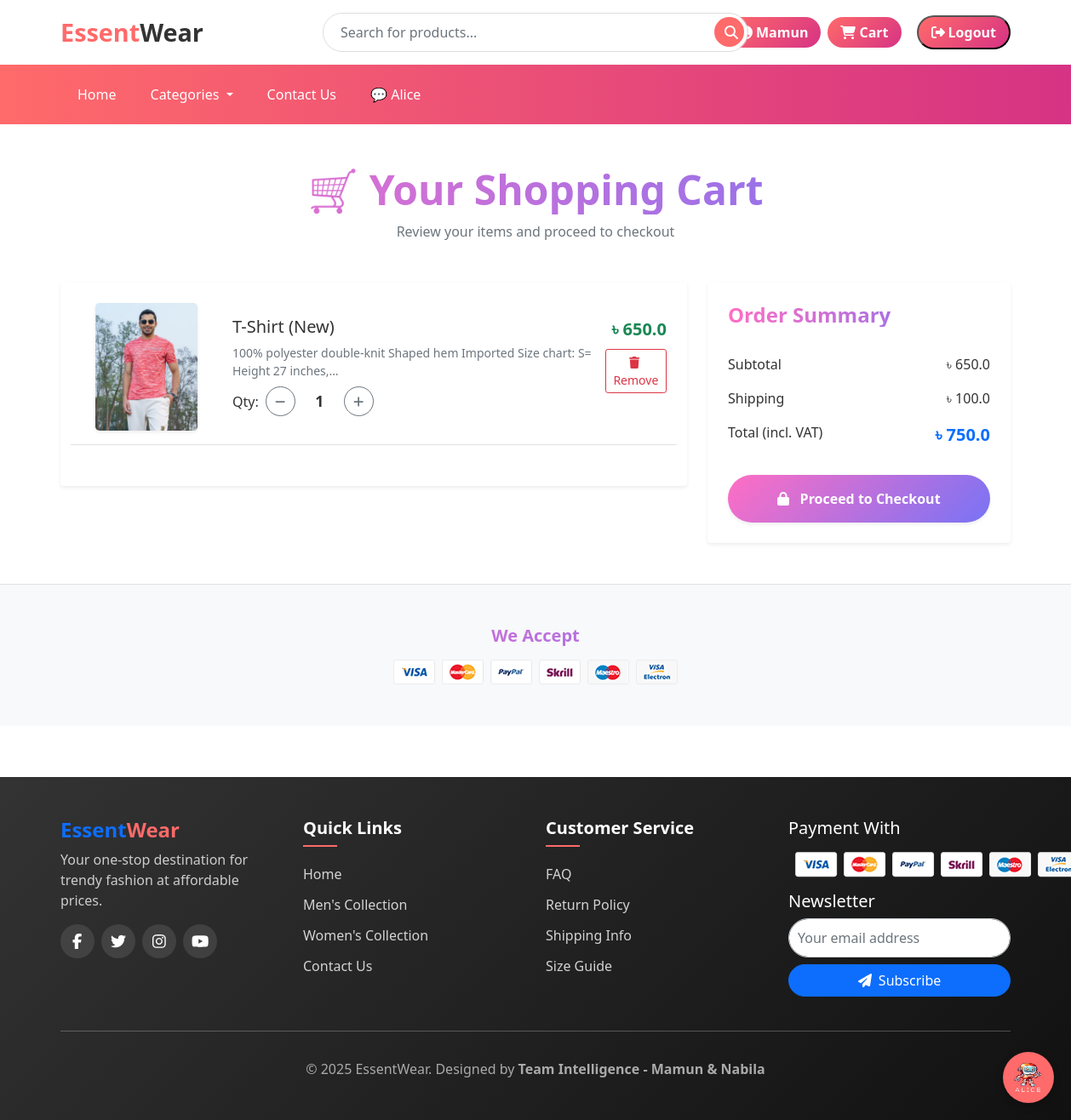
The app's page /cart/ (signed in) with its own data.
### app/models.py (models this page shows, shortened)
class Cart(models.Model):
    user = models.ForeignKey(User, on_delete=models.CASCADE)
    product = models.ForeignKey(Product, on_delete=models.CASCADE)
    quantity = models.PositiveIntegerField(default=1)

class Product(models.Model):
    title = models.CharField(max_length=100)
    selling_price = models.FloatField()
    discounted_price = models.FloatField()
    description = models.TextField(default='null')
    category = models.CharField(choices=CATEGORY_CHOICES, max_length=2)
    p_image = models.ImageField(upload_to='product_img')
    owner = models.ForeignKey(User, on_delete=models.CASCADE, related_name='products',null=True, blank=True) # Added owner field
    quantity = models.PositiveIntegerField(default=0)  # 🧮 নতুন field

### app/views.py (the view)
# urls.py: path('cart/', views.show_cart, name='showcart'),
@login_required
def show_cart(request):
 if request.user.is_authenticated:
  user = request.user
  cart = Cart.objects.filter(user=user)
  amount = 0.0
  shiiping_amount = 100.0
  total_amount = 0.0
  cart_product = [p for p in Cart.objects.all() if p.user == user]
  if cart_product:
   for p in cart_product:
    tempamount = (p.quantity * p.product.discounted_price)
    amount += tempamount
    total_amount = amount + shiiping_amount
   return render(request, 'app/cart/addtocart.html', {'cart': cart, 'totalamount': total_amount, 'amount': amount, 'shipingamount': shiiping_amount})
  else:
   return render(request, 'app/cart/emptycart.html')

### app/templates/app/cart/addtocart.html (shortened to what this page needs)
{% extends 'app/base.html' %}
{% load static %}
{% block main-content %}
<div class="container my-5">
  <div class="text-center mb-5">
    <h1 class="fw-bold display-5 text-gradient">🛒 Your Shopping Cart</h1>
    <p class="text-muted">Review your items and proceed to checkout</p>
  </div>
  <div class="row g-4">
    <div class="col-lg-8">
      <div class="card shadow-sm border-0 rounded-4">
        <div class="card-body p-4">
          {% if cart %}
            {% for c in cart %}
            <div class="cart-item row align-items-center mb-4 pb-3 border-bottom">
              <div class="col-md-3 text-center">
                <img src="{{ c.product.p_image.url }}" alt="{{ c.product.title }}"
                     class="img-fluid rounded-3 shadow-sm" style="max-height:150px;">
              </div>
              <div class="col-md-9">
                <div class="d-flex justify-content-between align-items-start">
                  <div>
                    <h5 class="fw-semibold">{{ c.product.title }}</h5>
                    <p class="text-muted small mb-2">{{ c.product.description|truncatechars:80 }}</p>
                    <div class="d-flex align-items-center mt-2">
                      <label class="me-2 fw-semibold">Qty:</label>
                      <button pid="{{ c.product.id }}" class="btn btn-outline-secondary btn-sm minus-cart">
                        <i class="fas fa-minus"></i>
                      </button>
                      <span class="mx-3 fw-bold quantity">{{ c.quantity }}</span>
                      <button pid="{{ c.product.id }}" class="btn btn-outline-secondary btn-sm plus-cart">
                        <i class="fas fa-plus"></i>
                      </button>
                    </div>
                  </div>
                  <div class="text-end">
                    <p class="fw-bold text-success fs-5 mb-2">৳ {{ c.product.discounted_price }}</p>
                    <button pid="{{ c.product.id }}" class="btn btn-outline-danger btn-sm remove-cart">
                      <i class="fas fa-trash me-1"></i> Remove
                    </button>
                  </div>
                </div>
              </div>
            </div>
            {% endfor %}
          {% else %}
            <p class="text-center text-muted mt-4">Your cart is empty 😢</p>
          {% endif %}
        </div>
      </div>
    </div>
    <div class="col-lg-4">
      <div class="card border-0 shadow-sm rounded-4 position-sticky" style="top: 100px;">
        <div class="card-body p-4">
          <h4 class="fw-bold mb-4 text-gradient">Order Summary</h4>
          <ul class="list-group list-group-flush mb-4">
            <li class="list-group-item d-flex justify-content-between border-0 px-0">
              <span>Subtotal</span>
              <span class="fw-semibold">৳ <span id="amount">{{ amount }}</span></span>
            </li>
            <li class="list-group-item d-flex justify-content-between border-0 px-0">
              <span>Shipping</span>
              <span class="fw-semibold">৳ {{ shipingamount }}</span>
            </li>
            <li class="list-group-item d-flex justify-content-between border-0 px-0">
              <span>Total (incl. VAT)</span>
              <span class="fw-bold fs-5 text-primary">৳ <span id="totalamount">{{ totalamount }}</span></span>
            </li>
          </ul>
          <a href="{% url 'checkout' %}"
             class="btn w-100 py-3 fw-bold text-white btn-gradient rounded-pill shadow-sm">
             <i class="fas fa-lock me-2"></i> Proceed to Checkout
          </a>
        </div>
      </div>
    </div>
  </div>
</div>
<footer class="mt-5 py-5 bg-light border-top">
  <div class="container text-center">
    <h5 class="fw-bold mb-3 text-gradient">We Accept</h5>
    <img src="{% static 'app/images/payment.png' %}" alt="Payment Methods" class="img-fluid" style="max-height:60px;">
  </div>
</footer>
{% endblock main-content %}

### app/templates/app/base.html (shortened to what this page needs)
<!doctype html>
{% load static %}
<html lang="en">
<head>
  <link href="https://cdn.jsdelivr.net/npm/bootstrap@5.0.0-beta1/dist/css/bootstrap.min.css" rel="stylesheet">
  <link rel="stylesheet" href="{% static 'app/css/owl.carousel.min.css' %}">
  <link rel="stylesheet" href="{% static 'app/css/all.min.css' %}">
  <link rel="stylesheet" href="{% static 'app/css/style.css' %}">
</head>
<body>
  <div class="main-header">
    <div class="container">
      <div class="row align-items-center">
        <div class="col-md-3">
          <a class="brand-logo" href="/">Essent<span>Wear</span></a>
        </div>
        <div class="col-md-6">
          <form method="GET" action="{% url 'search_products' %}" class="search-container d-flex">
            <input type="text" name="q" placeholder="Search for products..." class="form-control" required />
            <button type="submit" class="btn btn-primary ms-2"><i class="fas fa-search"></i></button>
          </form>
        </div>
        <div class="col-md-3">
          <div class="user-actions d-flex justify-content-end align-items-center">
            {% if not request.user.is_authenticated %}
            <a href="{% url 'customerregistration' %}" class="auth-btn">Register</a>
            <a href="{% url 'login' %}" class="auth-btn">Login</a>
            <a href="{% url 'showcart' %}" class="auth-btn">
              <i class="fas fa-shopping-cart me-1"></i> Cart
            </a>
            {% else %}
            <a href="{% url 'profile' %}" class="auth-btn">
               {{ request.user.username }}
            </a>
            <a href="{% url 'showcart' %}" class="auth-btn ms-2">
              <i class="fas fa-shopping-cart me-1"></i> Cart
            </a>
            <form method="POST" action="{% url 'logout' %}" class="d-inline ms-2">
              <button type="submit" class="auth-btn">
                <i class="fas fa-sign-out-alt me-1"></i> Logout
              </button>
            </form>
            {% endif %}
          </div>
        </div>
      </div>
    </div>
  </div>
  <nav class="navbar navbar-expand-lg navbar-dark main-navigation">
    <div class="container">
      <div class="collapse navbar-collapse" id="mainNav">
        <ul class="navbar-nav me-auto">
          <li class="nav-item"><a class="nav-link active" href="/">Home</a></li>
          <li class="nav-item dropdown">
            <a class="nav-link dropdown-toggle" href="#" id="categoriesDropdown" role="button" data-bs-toggle="dropdown" aria-expanded="false">
              Categories
            </a>
          </li>
          <li class="nav-item"><a class="nav-link" href="{% url 'contact-us' %}">Contact Us</a></li>
          <li class="nav-item"><a class="nav-link" href="{% url 'chatbot' %}">💬 Alice</a></li>
        </ul>
      </div>
    </div>
  </nav>
  <a href="{% url 'chatbot' %}" id="floating-button">
    <img src="{% static 'app/images/banner/logo2.png' %}" alt="Chat with Alice" />
  </a>
  {% block main-content %}{% endblock main-content %}
  <footer class="site-footer py-5">
    <div class="container">
      <div class="row">
        <div class="col-md-3 mb-4">
          <h4 class="fw-bold text-primary">Essent<span style="color: #ff6a6a">Wear</span></h4>
          <p style="color: #ccc">Your one-stop destination for trendy fashion at affordable prices.</p>
          <div class="d-flex gap-2 mt-3">
           <a href="https://www.facebook.com/" target="_blank" class="social-icon"><i class="fab fa-facebook-f"></i></a>
           <a href="https://twitter.com/" target="_blank" class="social-icon"><i class="fab fa-twitter"></i></a>
           <a href="https://www.instagram.com/" target="_blank" class="social-icon"><i class="fab fa-instagram"></i></a>
           <a href="https://www.youtube.com/" target="_blank" class="social-icon"><i class="fab fa-youtube"></i></a>
          </div>
        </div>
        <div class="col-md-3 mb-4 footer-links">
          <h5>Quick Links</h5>
          <ul>
            <li><a href="/">Home</a></li>
            <li><a href="{% url 'men' %}">Men's Collection</a></li>
            <li><a href="{% url 'women' %}">Women's Collection</a></li>
            <li><a href="{% url 'contact-us' %}">Contact Us</a></li>
          </ul>
        </div>
        <div class="col-md-3 mb-4 footer-links">
          <h5>Customer Service</h5>
          <ul>
            <li><a href="{% url 'faq' %}">FAQ</a></li>
            <li><a href="{% url 'return_policy' %}">Return Policy</a></li>
            <li><a href="{% url 'shipping_info' %}">Shipping Info</a></li>
            <li><a href="{% url 'size_guide' %}">Size Guide</a></li>
          </ul>
        </div>
        <div class="col-md-3 mb-4">
          <h5>Payment With</h5>
          <div class="payment-logos my-3">
            <img src="{% static 'app/images/payment.png' %}" alt="Mastercard">
          </div>
          <h5>Newsletter</h5>
          <form method="POST" class="d-flex flex-column gap-2">
            <input type="email" name="email" placeholder="Your email address" required class="form-control"
              style="border-radius: 25px; padding: 10px" />
            <button type="submit" class="btn btn-primary rounded-pill">
              <i class="fas fa-paper-plane me-1"></i> Subscribe
            </button>
          </form>
        </div>
      </div>
      <hr style="border-color: #444" />
      <div class="text-center pt-3">
       <p class="mb-0" style="color: #aaa">&copy; 2025 EssentWear. Designed by <b>Team Intelligence - <a href="{% url 'mamun' %}" style="color: #aaa; text-decoration: none;">Mamun</a> & Nabila</b></p>
      </div>
    </div>
  </footer>
</body>
</html>

### app/templates/app/base.html (style rules this page uses)
:root { --primary-color: #ff6a6a; --secondary-color: #d63384; --dark-color: #333; --light-color: #f9f9f9; }
body { font-family: "Segoe UI", Tahoma, Geneva, Verdana, sans-serif; background-color: #fff; color: #333; }
.main-header { background-color: #fff; box-shadow: 0 2px 10px rgba(0, 0, 0, 0.1); padding: 15px 0; }
.brand-logo { font-size: 1.8rem; font-weight: 700; color: var(--primary-color); text-decoration: none; }
.brand-logo span { color: var(--dark-color); }
.search-container { position: relative; max-width: 500px; margin: 0 auto; }
.search-container input { border-radius: 30px; padding: 10px 20px; border: 1px solid #ddd; width: 100%; }
.search-container button { position: absolute; right: 5px; top: 5px; background: var(--primary-color); border: none; color: white; border-radius: 50%; width: 35px; height: 35px; }
.user-actions .auth-btn { background: linear-gradient(135deg, #ff6a6a, #d63384); color: white; padding: 6px 15px; border-radius: 25px; font-weight: 600; margin-left: 10px; text-decoration: none; transition: all 0.3s ease; display: inline-flex; align-items: center; }
.main-navigation { background: linear-gradient(to right, var(--primary-color), var(--secondary-color)); }
.main-navigation .nav-link { color: white !important; font-weight: 500; padding: 15px 20px !important; transition: all 0.3s; }
#floating-button { position: fixed; bottom: 20px; right: 20px; background-color: var(--primary-color); border-radius: 50%; width: 60px; height: 60px; display: flex; align-items: center; justify-content: center; cursor: pointer; z-index: 999; box-shadow: 0 4px 10px rgba(0, 0, 0, 0.2); transition: all 0.3s; }
#floating-button img { width: 35px; height: 35px; }
.site-footer { background: linear-gradient(135deg, var(--dark-color) 0%, #111 100%); color: white; padding: 50px 0 20px; margin-top: 60px; }
.footer-links h5 { font-weight: 600; margin-bottom: 20px; position: relative; padding-bottom: 10px; }
.footer-links h5:after { content: ""; position: absolute; bottom: 0; left: 0; width: 40px; height: 2px; background-color: var(--primary-color); }
.footer-links ul { list-style: none; padding: 0; margin: 0; }
.footer-links li { margin-bottom: 12px; }
.footer-links a { color: rgba(255, 255, 255, 0.8); text-decoration: none; transition: all 0.3s ease; }
.social-icon { display: inline-flex; align-items: center; justify-content: center; width: 40px; height: 40px; background-color: rgba(255, 255, 255, 0.1); border-radius: 50%; color: #fff; transition: all 0.3s ease; font-size: 18px; }
.payment-logos img { max-height: 35px; margin: 0 8px; transition: 0.3s; }

### app/templates/app/cart/addtocart.html (style rules this page uses)
.text-gradient { background: linear-gradient(90deg, #ff6ec4, #7873f5); -webkit-background-clip: text; background-clip: text; -webkit-text-fill-color: transparent; }
.btn-gradient { background: linear-gradient(135deg, #ff6ec4, #7873f5); border: none; transition: all 0.3s ease; }
.quantity { font-size: 1.1rem; min-width: 25px; text-align: center; }
.btn-outline-secondary { border-radius: 50%; width: 35px; height: 35px; display: flex; justify-content: center; align-items: center; }

### records on screen
Cart: product.p_image (picture), product "T-Shirt (New)", product.description "100% polyester double-knit Shaped hem Imported Size chart: S= Height 27 inches,…", quantity "1", product.discounted_price "650.0"

### other values on screen
{{ request.user.username }} "Mamun"
{{ amount }} "650.0"
{{ shipingamount }} "100.0"
{{ totalamount }} "750.0"
